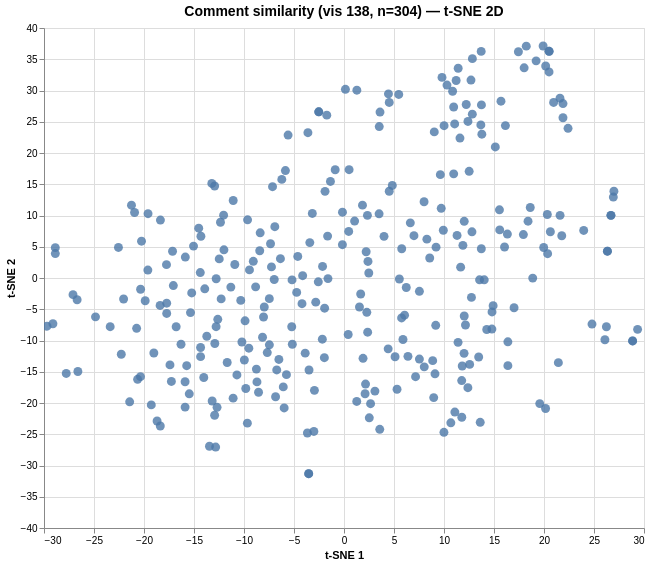

Write the Vega-Lite specification saved for this chart.
### Vega specification from a JSON file in a GitHub repository (floating-point values rounded to 4 significant figures; data arrays with more than 128 entries replaced by an {"elided": "..."} marker saying what was removed)
{"$schema": "https://vega.github.io/schema/vega/v6.json", "data": [{"name": "param_1e9efca18e7a2868_store"}, {"name": "source_0", "values": {"elided": "304 records"}}, {"name": "source_0_x_domain_dim_1", "values": [{"min": -29.7, "max": 29.36}]}, {"name": "source_0_y_domain_dim_2", "values": [{"min": -31.31, "max": 37.12}]}], "signals": [{"name": "unit", "value": {}, "on": [{"events": "pointermove", "update": "isTuple(group()) ? group() : unit"}]}, {"name": "param_1e9efca18e7a2868", "update": "vlSelectionResolve(\"param_1e9efca18e7a2868_store\", \"union\")"}, {"name": "param_1e9efca18e7a2868_dim_1", "on": [{"events": [{"source": "view", "type": "dblclick"}], "update": "null"}, {"events": {"signal": "param_1e9efca18e7a2868_translate_delta"}, "update": "panLinear(param_1e9efca18e7a2868_translate_anchor.extent_x, -param_1e9efca18e7a2868_translate_delta.x / width)"}, {"events": {"signal": "param_1e9efca18e7a2868_zoom_delta"}, "update": "zoomLinear(domain(\"x\"), param_1e9efca18e7a2868_zoom_anchor.x, param_1e9efca18e7a2868_zoom_delta)"}]}, {"name": "param_1e9efca18e7a2868_dim_2", "on": [{"events": [{"source": "view", "type": "dblclick"}], "update": "null"}, {"events": {"signal": "param_1e9efca18e7a2868_translate_delta"}, "update": "panLinear(param_1e9efca18e7a2868_translate_anchor.extent_y, param_1e9efca18e7a2868_translate_delta.y / height)"}, {"events": {"signal": "param_1e9efca18e7a2868_zoom_delta"}, "update": "zoomLinear(domain(\"y\"), param_1e9efca18e7a2868_zoom_anchor.y, param_1e9efca18e7a2868_zoom_delta)"}]}, {"name": "param_1e9efca18e7a2868_tuple", "on": [{"events": [{"signal": "param_1e9efca18e7a2868_dim_1 || param_1e9efca18e7a2868_dim_2"}], "update": "param_1e9efca18e7a2868_dim_1 && param_1e9efca18e7a2868_dim_2 ? {unit: \"\", fields: param_1e9efca18e7a2868_tuple_fields, values: [param_1e9efca18e7a2868_dim_1,param_1e9efca18e7a2868_dim_2]} : null"}]}, {"name": "param_1e9efca18e7a2868_tuple_fields", "value": [{"field": "dim_1", "channel": "x", "type": "R"}, {"field": "dim_2", "channel": "y", "type": "R"}]}, {"name": "param_1e9efca18e7a2868_translate_anchor", "value": {}, "on": [{"events": [{"source": "scope", "type": "pointerdown"}], "update": "{x: x(unit), y: y(unit), extent_x: domain(\"x\"), extent_y: domain(\"y\")}"}]}, {"name": "param_1e9efca18e7a2868_translate_delta", "value": {}, "on": [{"events": [{"source": "window", "between": [{"source": "scope", "type": "pointerdown"}, {"source": "window", "type": "pointerup"}], "type": "pointermove", "consume": true}], "update": "{x: param_1e9efca18e7a2868_translate_anchor.x - x(unit), y: param_1e9efca18e7a2868_translate_anchor.y - y(unit)}"}]}, {"name": "param_1e9efca18e7a2868_zoom_anchor", "on": [{"events": [{"source": "scope", "type": "wheel", "consume": true}], "update": "{x: invert(\"x\", x(unit)), y: invert(\"y\", y(unit))}"}]}, {"name": "param_1e9efca18e7a2868_zoom_delta", "on": [{"events": [{"source": "scope", "type": "wheel", "consume": true}], "update": "pow(1.001, event.deltaY * pow(16, event.deltaMode))", "force": true}]}, {"name": "param_1e9efca18e7a2868_modify", "on": [{"events": {"signal": "param_1e9efca18e7a2868_tuple"}, "update": "modify(\"param_1e9efca18e7a2868_store\", param_1e9efca18e7a2868_tuple, true)"}]}], "marks": [{"type": "symbol", "name": "marks", "from": {"data": "source_0"}, "encode": {"update": {"fill": {"value": "#4c78a8"}, "tooltip": {"signal": "{\"Comment #\": format(datum[\"index\"], \"\"), \"Comment\": isValid(datum[\"comment\"]) ? datum[\"comment\"] : \"\"+datum[\"comment\"]}"}, "opacity": {"value": 0.8}, "x": {"field": "dim_1", "scale": "x"}, "shape": {"value": "circle"}, "size": {"value": 80}, "y": {"field": "dim_2", "scale": "y"}}}, "style": ["circle"], "interactive": true, "clip": true}], "scales": [{"name": "x", "type": "linear", "domain": [{"signal": "(data(\"source_0_x_domain_dim_1\")[0] || {}).min"}, {"signal": "(data(\"source_0_x_domain_dim_1\")[0] || {}).max"}], "range": [0, {"signal": "width"}], "domainRaw": {"signal": "param_1e9efca18e7a2868[\"dim_1\"]"}, "nice": true, "zero": true}, {"name": "y", "type": "linear", "domain": [{"signal": "(data(\"source_0_y_domain_dim_2\")[0] || {}).min"}, {"signal": "(data(\"source_0_y_domain_dim_2\")[0] || {}).max"}], "range": [{"signal": "height"}, 0], "zero": true, "domainRaw": {"signal": "param_1e9efca18e7a2868[\"dim_2\"]"}, "nice": true}], "axes": [{"scale": "x", "maxExtent": 0, "minExtent": 0, "ticks": false, "zindex": 0, "grid": true, "aria": false, "gridScale": "y", "tickCount": {"signal": "ceil(width/40)"}, "domain": false, "labels": false, "orient": "bottom"}, {"scale": "y", "ticks": false, "orient": "left", "grid": true, "domain": false, "labels": false, "zindex": 0, "tickCount": {"signal": "ceil(height/40)"}, "aria": false, "maxExtent": 0, "minExtent": 0, "gridScale": "x"}, {"scale": "x", "labelFlush": true, "labelOverlap": true, "tickCount": {"signal": "ceil(width/40)"}, "orient": "bottom", "title": "t-SNE 1", "grid": false, "zindex": 0}, {"scale": "y", "grid": false, "tickCount": {"signal": "ceil(height/40)"}, "title": "t-SNE 2", "orient": "left", "labelOverlap": true, "zindex": 0}], "title": {"text": "Comment similarity (vis 138, n=304) — t-SNE 2D", "frame": "group", "fontSize": 14}, "background": "white", "height": 500, "padding": 5, "style": "cell", "width": 600}
